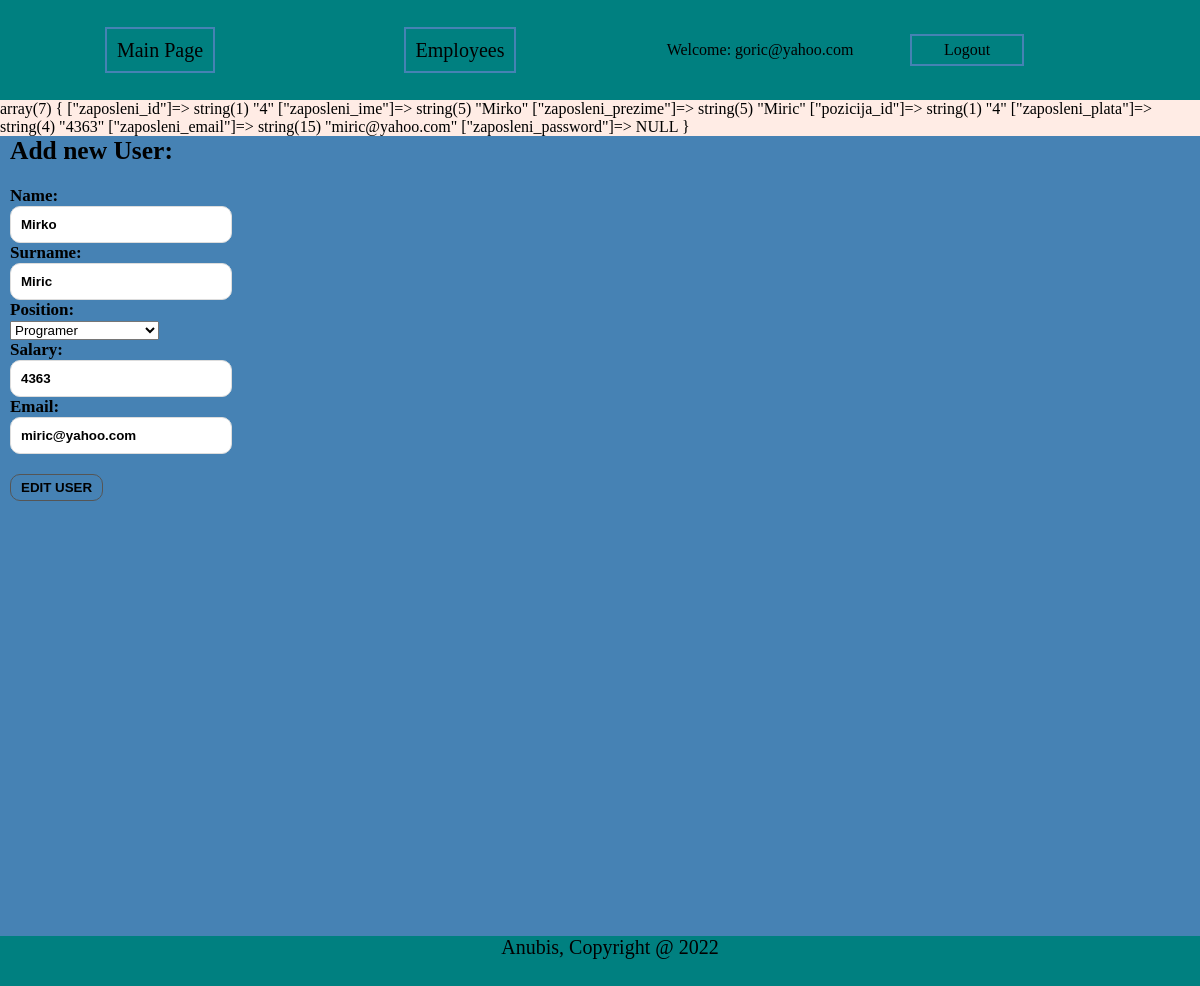
Page /pages/edit_page.php?id=4 (signed in) on the committed database.
### tables this page shows
CREATE TABLE `zaposleni` (
  `zaposleni_id` int(255) NOT NULL,
  `zaposleni_ime` varchar(255) NOT NULL,
  `zaposleni_prezime` varchar(255) NOT NULL,
  `pozicija_id` int(255) NOT NULL,
  `zaposleni_plata` float NOT NULL,
  `zaposleni_email` varchar(255) NOT NULL,
  `zaposleni_password` varchar(80) DEFAULT NULL
);

### dashboard/get_data.php (called while the page is built, shortened)
<?php
function getAllPositions($connection)
{
    $sql = "SELECT * FROM pozicija";
    $result = mysqli_query($connection, $sql);
    if (mysqli_num_rows($result) > 0) {
        $array = mysqli_fetch_all($result, MYSQLI_ASSOC);
        return $array;
    } else {
        echo "0 results";
    }
}

### pages/edit_page.php (the view, shortened to what this page needs)
<!DOCTYPE html>
<html lang="en">
<?php
include('header.php');
include('../dashboard/db_connect.php');
include('../dashboard/get_data.php');
include('../dashboard/edit_user.php');
$svepozicije = getAllPositions($connection);
if (isset($_GET['id'])) {
    $id = mysqli_real_escape_string($connection, $_GET['id']);
    $singleQuery = "SELECT * FROM zaposleni WHERE zaposleni_id = $id";
    $singleResult = mysqli_query($connection, $singleQuery);
    $singleEmployee = mysqli_fetch_assoc($singleResult);
    var_dump($singleEmployee);
}
?>
<div class="container main">
    <form method="POST" action="<?php echo $_SERVER['PHP_SELF'] ?>">
        <h2>Add new User:</h2>
        <br>
        <label for="">Name:</label>
        <input type="text" name="user_name" value="<?php echo $singleEmployee['zaposleni_ime'] ?>">
        <label for="">Surname:</label>
        <input type="text" name="user_surname" value="<?php echo $singleEmployee['zaposleni_prezime'] ?>">
        <label for="">Position:</label>
        <select name="user_position" id="">
            <?php
            foreach ($svepozicije as $pozicija) { ?>
                <option value="<?php echo $pozicija['pozicija_id'] ?>"><?php echo $pozicija['pozicija_naziv'] ?></option>
            <?php } ?>
        </select>
        <label for="">Salary:</label>
        <input type="text" name="user_salary" value="<?php echo $singleEmployee['zaposleni_plata'] ?>">
        <label for="">Email:</label>
        <input type="text" name="user_email" value="<?php echo $singleEmployee['zaposleni_email'] ?>">
        <br>
        <button type="text" name="editUser">EDIT USER</button>
    </form>
</div>
<?php include('footer.php'); ?>
</html>

### assets/styles.css (style rules this page uses)
body { background: #ffece5; font-family: verdana; margin: 0 auto; }
label, input { display: block; margin: 0; font-weight: bold; }
input[type="text"], input[type="password"] { border: 1px solid #ddd; padding: 10px; border-radius: 10px; width: 200px; }
.container { margin: 0 auto; width: 1200px; padding: 0 10px; }
.main { background-color: steelblue; height: 800px; font-size: 17px; }
button { background-color: steelblue; border: 1px solid #555; border-radius: 10px; padding: 5px 10px; font-weight: bold; cursor: pointer; }
h2 { margin: 0; }

### rows in the picture
zaposleni: user_name "Mirko", user_surname "Miric", user_salary "4363", user_email "miric@yahoo.com"

### other values in the picture
$_SESSION['zaposleni_email'] "goric@yahoo.com"
form field user_position "Programer"
